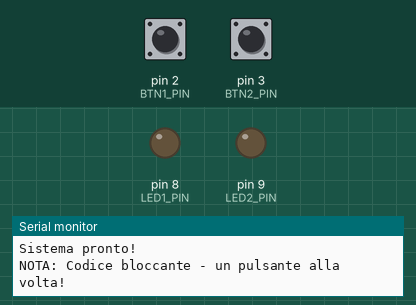
The sketch below on a simulated Arduino Uno, built with avr-gcc and run on an emulated ATmega328P. Parts: output pins drawn as LEDs (lit = HIGH), the last lines printed to the serial monitor. Dashed ring = blinking. The inputs (shaded band) are chosen by the test bench; at power-on: pin 2 (BTN1_PIN) LOW, pin 3 (BTN2_PIN) LOW.

Above: at 1.2 s.
1.3 s: pin 2 (BTN1_PIN) pulled HIGH for 1 s
At 1.55 s:
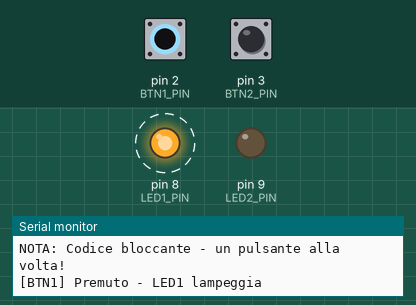
4.3 s: pin 3 (BTN2_PIN) pulled HIGH for 3.2 s
At 4.55 s:
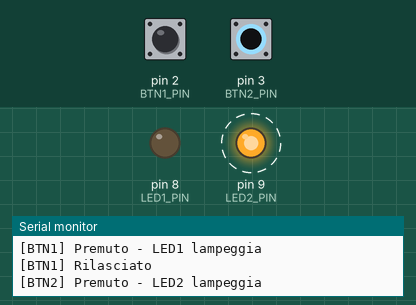
9.0 s: pin 2 (BTN1_PIN) pulled HIGH for 3.2 s
At 13.4 s:
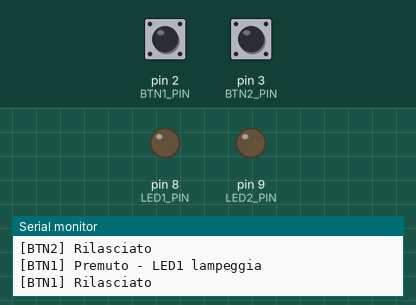
Timing chart, 0 to 14.9 s (numbered marks = the images above; inputs shaded):
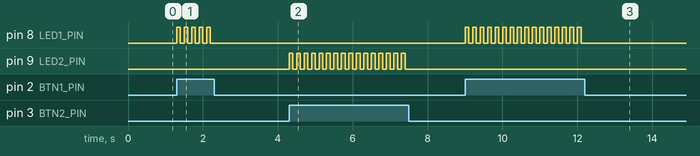

Measured:
- after the input at 1.3 s, pin 8 (LED1_PIN): alternates HIGH for 0.10 s and LOW for 0.10 s, 10 changes in all, then stays LOW, starting at once
- after the input at 4.3 s, pin 9 (LED2_PIN): alternates HIGH for 0.10 s and LOW for 0.10 s, 32 changes in all, then stays LOW, starting at once
- after the input at 9.0 s, pin 8 (LED1_PIN): alternates HIGH for 0.10 s and LOW for 0.10 s, 32 changes in all, then stays LOW, starting at once

The sketch:

approccio1_sequenziale.ino
```cpp
/**
 * ============================================================================
 * ES01 - Sistema Controllo LED con Pulsanti
 * SOLUZIONE - Approccio 1: Sequenziale (Delay)
 * ============================================================================
 *
 * Implementazione completa con delay() - codice bloccante
 */

const int BTN1_PIN = 2;
const int BTN2_PIN = 3;
const int LED1_PIN = 8;
const int LED2_PIN = 9;

const unsigned long BLINK_INTERVAL = 100;  // 100ms

void setup() {
  Serial.begin(9600);
  Serial.println("=== ES01 - Approccio 1: Sequenziale ===\n");

  pinMode(BTN1_PIN, INPUT);
  pinMode(BTN2_PIN, INPUT);
  pinMode(LED1_PIN, OUTPUT);
  pinMode(LED2_PIN, OUTPUT);

  Serial.println("Sistema pronto!");
  Serial.println("NOTA: Codice bloccante - un pulsante alla volta!\n");
}

void loop() {
  // Gestione BTN1
  if (digitalRead(BTN1_PIN) == HIGH) {
    Serial.println("[BTN1] Premuto - LED1 lampeggia");

    while (digitalRead(BTN1_PIN) == HIGH) {
      digitalWrite(LED1_PIN, HIGH);
      delay(BLINK_INTERVAL);

      digitalWrite(LED1_PIN, LOW);
      delay(BLINK_INTERVAL);
    }

    digitalWrite(LED1_PIN, LOW);
    Serial.println("[BTN1] Rilasciato\n");
  }

  // Gestione BTN2
  if (digitalRead(BTN2_PIN) == HIGH) {
    Serial.println("[BTN2] Premuto - LED2 lampeggia");

    while (digitalRead(BTN2_PIN) == HIGH) {
      digitalWrite(LED2_PIN, HIGH);
      delay(BLINK_INTERVAL);

      digitalWrite(LED2_PIN, LOW);
      delay(BLINK_INTERVAL);
    }

    digitalWrite(LED2_PIN, LOW);
    Serial.println("[BTN2] Rilasciato\n");
  }
}

/**
 * RISPOSTE DOMANDE VERIFICA:
 *
 * D1: Cosa succede premendo BTN1 e BTN2 contemporaneamente?
 * R1: Solo UN pulsante viene gestito (quello controllato prima nel loop).
 *     L'altro viene ignorato perché CPU è bloccata nel while().
 *
 * D2: Perché questo codice è "bloccante"?
 * R2: delay() ferma completamente l'esecuzione. Durante delay(100),
 *     il programma NON può fare altro (leggere pulsanti, calcolare, ecc).
 *
 * D3: Come migliora debouncing?
 * R3: Il while() aspetta rilascio pulsante prima di continuare.
 *     Questo evita letture multiple, MA non gestisce bounce meccanico
 *     (serve condensatore o controllo temporale).
 */
```
